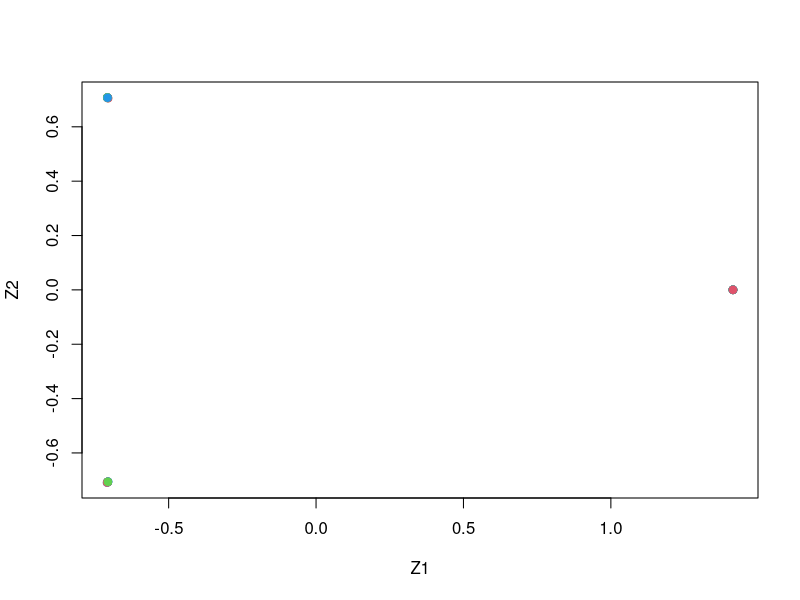

Recreate this plot in R.

# a

set.seed(42)
x = matrix(rnorm(20*3*50, mean=0, sd=0.001), ncol=50)
x[1:20, 2] = 1
x[21:40, 1] = 2
x[21:40, 2] = 2
x[41:60, 1] = 1

summary(x)

# b

pca.out = prcomp(x)
summary(pca.out)
pca.out$x[,1:2]
plot(pca.out$x[,1:2], col=2:4, xlab="Z1", ylab="Z2", pch=19) 


# c

km.out = kmeans(x, 3, nstart=20)
table(km.out$cluster, c(rep(1,20), rep(2,20), rep(3,20)))


# d

km.out = kmeans(x, 2, nstart=20)
km.out$cluster

table(km.out$cluster, c(rep(1,20), rep(2,20), rep(3,20)))

# e

km.out = kmeans(x, 4, nstart=20)
table(km.out$cluster, c(rep(1,20), rep(2,20), rep(3,20)))


# f

km.out = kmeans(pca.out$x[,1:2], 3, nstart=20)
table(km.out$cluster, c(rep(1,20), rep(2,20), rep(3,20)))

# g

km.out = kmeans(scale(x), 3, nstart=20)
table(km.out$cluster, c(rep(1,20), rep(2,20), rep(3,20)))